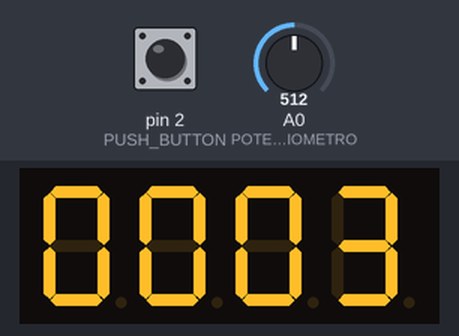
Bench run of a sketch on a simulated Arduino Uno, built with avr-gcc and run on an emulated ATmega328P. On the bench: 4-digit seven-segment display. Wiring (inferred from the names in the program): 4-digit 7-segment display, segments lit when HIGH: segments pin 5, pin 7, pin 4, pin 11, pin 10, pin 3, pin 6; digit selects pin 13, pin 12, pin 9, pin 8. The test bench sets the inputs (shaded band); at power-on: A0 (POTENCIOMETRO) = 512, pin 2 (PUSH_BUTTON) LOW. The segment pins are drawn as the display they are named for.

Above: at 1.2 s.
1.3 s: A0 (POTENCIOMETRO) set to 122
At 3.17 s:
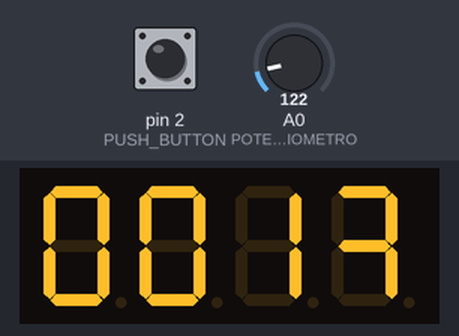
4.3 s: pin 2 (PUSH_BUTTON) pulled HIGH for 3.2 s
At 5.1 s:
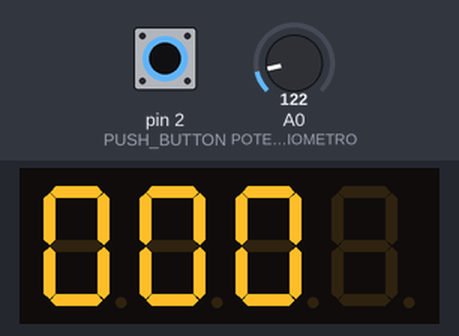
8.1 s: A0 (POTENCIOMETRO) set to 0
At 8.62 s:
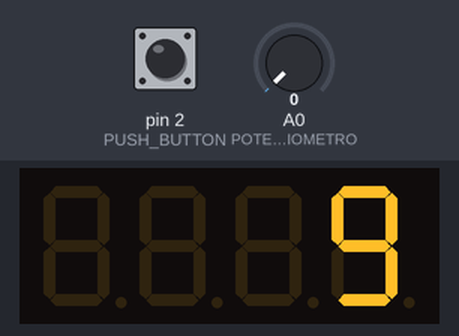
9.6 s: pin 2 (PUSH_BUTTON) pulled HIGH for 0.15 s
10.3 s: A0 (POTENCIOMETRO) set to 306
At 25.55 s:
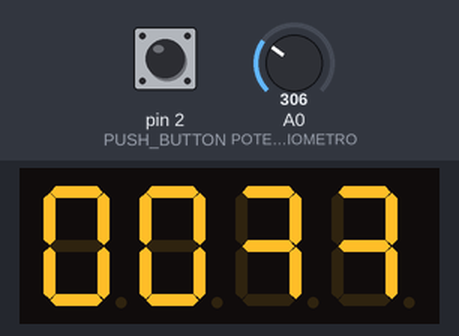

The sketch:

displax4_2.ino
```cpp
long n = 0;
int x = 100;
int del = 1000;
int a=5;
int b=7;
int c=4;
int d=11;
int e=10;
int f=3;
int g=6;
//SE CONFIGURA PINES COMO SALIDA Y ENTRADA
void setup(){
  pinMode(13, OUTPUT);
  pinMode(12, OUTPUT);
  pinMode(11, OUTPUT);
  pinMode(10, OUTPUT);
  pinMode(9, OUTPUT);
  pinMode(8, OUTPUT);
  pinMode(7, OUTPUT);
  pinMode(6, OUTPUT);
  pinMode(5, OUTPUT);
  pinMode(4, OUTPUT);
  pinMode(3, OUTPUT);
  pinMode(2, INPUT);//PUSH BUTTON
  pinMode(A0, INPUT);//POTENCIOMETRO

}

void loop(){
  int v=digitalRead(2); //LEER VALOR DEL PUSH
  //SI SE OPRIME EL PUSH SE REINICIA CONTADOR
  if(v==1){
    limpiar();
    n=0;
    delayMicroseconds(500);
  }
  //LEER VALOR DEL POTENCIOMETRO
  int t=analogRead(A0);
  //DE ACUERDO AL VALOR DE t ES EL RETARDO
  limpiar(); //LIMPIAR DISPLAY'S
  digito(1); //HABILITAR DIGITO 1
  numero((n/x/1000)%10);//OBTENER DIGITO 1
  delayMicroseconds(t);// RETARDO
  limpiar();
  digito(2);//HABILITAR DIGITO 2
  numero((n/x/100)%10);//OBTENER DIGITO 2
  delayMicroseconds(t);
  limpiar();
  digito(3);//HABILITAR DIGITO 3
  numero((n/x/10)%10);//OBTENER DIGITO 2
  delayMicroseconds(t);
  limpiar();
  digito(4);//HABILITAR DIGITO 4
  numero(n/x % 10);  //OBTENER DIGITO 4
  delayMicroseconds(t);
  if(n/x > 9999){ //SI LLEGA A 9999 SE REINICIAR
    n = 0;
    delay(5000);
  }
  else n++;
}
// FUNCION PARA HABILITAR DIGITO A IMPRIMIR
void digito(int x){
  digitalWrite(13, HIGH); // dig 1
  digitalWrite(12, HIGH); // dig 2
  digitalWrite( 9, HIGH); // dig 3
  digitalWrite( 8, HIGH); // dig 4
  //DE ACUERDO AL VALOR SE HABILITA DIGITO
  switch(x){
    case 1: digitalWrite(13, LOW); break;
    case 2: digitalWrite(12, LOW); break;
    case 3: digitalWrite(9, LOW); break;
    case 4: digitalWrite(8, LOW); break;
  }
}
//DE ACUERDO AL VALOR SE IMPRIME DIGITO EN DISPLAY
void numero(int x){
   switch(x){
     case 1: uno(); break;
     case 2: dos(); break;
     case 3: tres(); break;
     case 4: cuatro(); break;
     case 5: cinco(); break;
     case 6: seis(); break;
     case 7: siete(); break;
     case 8: ocho(); break;
     case 9: nueve(); break;
     default: cero(); break;
   }
}
//FUNCION LIMPIAR DIGITO, TODOS LOS LEDS APAGADOS
void limpiar(){
  digitalWrite( 5, LOW); // A
  digitalWrite( 7, LOW); // B
  digitalWrite( 4, LOW); // C
  digitalWrite(11, LOW); // D
  digitalWrite(10, LOW); // E
  digitalWrite( 3, LOW); // F
  digitalWrite( 6, LOW); // G
}

//FUNCIONES DE NUMEROS PARA DISPLAY
void cero(){
  digitalWrite(a,HIGH);
  digitalWrite(b,HIGH);
  digitalWrite(c,HIGH);
  digitalWrite(d,HIGH);
  digitalWrite(e,HIGH);
  digitalWrite(f,HIGH);
  digitalWrite(g,LOW);
}
void uno(){
  digitalWrite(a,LOW);
  digitalWrite(b,HIGH);
  digitalWrite(c,HIGH);
  digitalWrite(d,LOW);
  digitalWrite(e,LOW);
  digitalWrite(f,LOW);
  digitalWrite(g,LOW);
}
void dos(){
  digitalWrite(a,HIGH);
  digitalWrite(b,HIGH);
  digitalWrite(c,LOW);
  digitalWrite(d,HIGH);
  digitalWrite(e,HIGH);
  digitalWrite(f,LOW);
  digitalWrite(g,HIGH);
}
void tres(){
  digitalWrite(a,HIGH);
  digitalWrite(b,HIGH);
  digitalWrite(c,HIGH);
  digitalWrite(d,HIGH);
  digitalWrite(e,LOW);
  digitalWrite(f,LOW);
  digitalWrite(g,HIGH);
}
void cuatro(){
  digitalWrite(a,LOW);
  digitalWrite(b,HIGH);
  digitalWrite(c,HIGH);
  digitalWrite(d,LOW);
  digitalWrite(e,LOW);
  digitalWrite(f,HIGH);
  digitalWrite(g,HIGH);
}
void cinco(){
  digitalWrite(a,HIGH);
  digitalWrite(b,LOW);
  digitalWrite(c,HIGH);
  digitalWrite(d,HIGH);
  digitalWrite(e,LOW);
  digitalWrite(f,HIGH);
  digitalWrite(g,HIGH);
}
void seis(){
  digitalWrite(a,HIGH);
  digitalWrite(b,LOW);
  digitalWrite(c,HIGH);
  digitalWrite(d,HIGH);
  digitalWrite(e,HIGH);
  digitalWrite(f,HIGH);
  digitalWrite(g,HIGH);
}
void siete(){
  digitalWrite(a,HIGH);
  digitalWrite(b,HIGH);
  digitalWrite(c,HIGH);
  digitalWrite(d,LOW);
  digitalWrite(e,LOW);
  digitalWrite(f,LOW);
  digitalWrite(g,HIGH);
}
void ocho(){
  digitalWrite(a,HIGH);
  digitalWrite(b,HIGH);
  digitalWrite(c,HIGH);
  digitalWrite(d,HIGH);
  digitalWrite(e,HIGH);
  digitalWrite(f,HIGH);
  digitalWrite(g,HIGH);
}
void nueve(){
  digitalWrite(a,HIGH);
  digitalWrite(b,HIGH);
  digitalWrite(c,HIGH);
  digitalWrite(d,HIGH);
  digitalWrite(e,LOW);
  digitalWrite(f,HIGH);
  digitalWrite(g,HIGH);
}
void aa(){
  digitalWrite(a,HIGH);
  digitalWrite(b,HIGH);
  digitalWrite(c,HIGH);
  digitalWrite(d,LOW);
  digitalWrite(e,HIGH);
  digitalWrite(f,HIGH);
  digitalWrite(g,HIGH);
}
void bb(){
  digitalWrite(a,LOW);
  digitalWrite(b,LOW);
  digitalWrite(c,HIGH);
  digitalWrite(d,HIGH);
  digitalWrite(e,HIGH);
  digitalWrite(f,HIGH);
  digitalWrite(g,HIGH);
}
void cc(){
  digitalWrite(a,HIGH);
  digitalWrite(b,LOW);
  digitalWrite(c,LOW);
  digitalWrite(d,HIGH);
  digitalWrite(e,HIGH);
  digitalWrite(f,HIGH);
  digitalWrite(g,LOW);
}
void dd(){
  digitalWrite(a,LOW);
  digitalWrite(b,HIGH);
  digitalWrite(c,HIGH);
  digitalWrite(d,HIGH);
  digitalWrite(e,HIGH);
  digitalWrite(f,LOW);
  digitalWrite(g,HIGH);
}
void ee(){
  digitalWrite(a,HIGH);
  digitalWrite(b,LOW);
  digitalWrite(c,LOW);
  digitalWrite(d,HIGH);
  digitalWrite(e,HIGH);
  digitalWrite(f,HIGH);
  digitalWrite(g,HIGH);
}
void ff(){
  digitalWrite(a,HIGH);
  digitalWrite(b,LOW);
  digitalWrite(c,LOW);
  digitalWrite(d,LOW);
  digitalWrite(e,HIGH);
  digitalWrite(f,HIGH);
  digitalWrite(g,HIGH);
}
```
